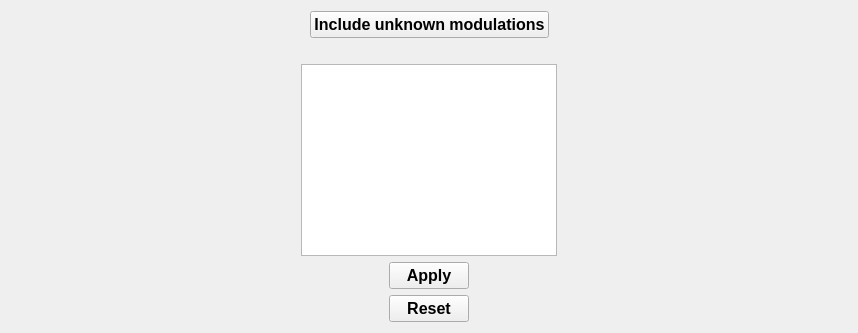
               <widget class="QWidget" name="tab_6">
                <attribute name="title">
                 <string>Mode</string>
                </attribute>
                <layout class="QVBoxLayout" name="verticalLayout_18">
                 <item>
                  <layout class="QHBoxLayout" name="horizontalLayout_55">
                   <item>
                    <spacer name="horizontalSpacer_45">
                     <property name="orientation">
                      <enum>Qt::Horizontal</enum>
                     </property>
                     <property name="sizeHint" stdset="0">
                      <size>
                       <width>248</width>
                       <height>20</height>
                      </size>
                     </property>
                    </spacer>
                   </item>
                   <item>
                    <widget class="QPushButton" name="include_unknown_modes_btn">
                     <property name="font">
                      <font>
                       <pointsize>12</pointsize>
                       <weight>75</weight>
                       <bold>true</bold>
                      </font>
                     </property>
                     <property name="text">
                      <string>Include unknown modulations</string>
                     </property>
                     <property name="checkable">
                      <bool>true</bool>
                     </property>
                    </widget>
                   </item>
                   <item>
                    <spacer name="horizontalSpacer_46">
                     <property name="orientation">
                      <enum>Qt::Horizontal</enum>
                     </property>
                     <property name="sizeHint" stdset="0">
                      <size>
                       <width>228</width>
                       <height>20</height>
                      </size>
                     </property>
                    </spacer>
                   </item>
                  </layout>
                 </item>
                 <item>
                  <spacer name="verticalSpacer_11">
                   <property name="orientation">
                    <enum>Qt::Vertical</enum>
                   </property>
                   <property name="sizeType">
                    <enum>QSizePolicy::Minimum</enum>
                   </property>
                   <property name="sizeHint" stdset="0">
                    <size>
                     <width>20</width>
                     <height>20</height>
                    </size>
                   </property>
                  </spacer>
                 </item>
                 <item>
                  <layout class="QHBoxLayout" name="horizontalLayout_56">
                   <item>
                    <spacer name="horizontalSpacer">
                     <property name="orientation">
                      <enum>Qt::Horizontal</enum>
                     </property>
                     <property name="sizeHint" stdset="0">
                      <size>
                       <width>171</width>
                       <height>20</height>
                      </size>
                     </property>
                    </spacer>
                   </item>
                   <item>
                    <widget class="QTreeWidget" name="mode_tree_widget">
                     <property name="sizePolicy">
                      <sizepolicy hsizetype="Preferred" vsizetype="Expanding">
                       <horstretch>0</horstretch>
                       <verstretch>0</verstretch>
                      </sizepolicy>
                     </property>
                     <property name="font">
                      <font>
                       <pointsize>12</pointsize>
                       <weight>75</weight>
                       <bold>true</bold>
                      </font>
                     </property>
                     <property name="focusPolicy">
                      <enum>Qt::NoFocus</enum>
                     </property>
                     <property name="editTriggers">
                      <set>QAbstractItemView::NoEditTriggers</set>
                     </property>
                     <property name="selectionMode">
                      <enum>QAbstractItemView::MultiSelection</enum>
                     </property>
                     <property name="selectionBehavior">
                      <enum>QAbstractItemView::SelectItems</enum>
                     </property>
                     <property name="animated">
                      <bool>true</bool>
                     </property>
                     <property name="headerHidden">
                      <bool>true</bool>
                     </property>
                     <property name="columnCount">
                      <number>1</number>
                     </property>
                     <column>
                      <property name="text">
                       <string notr="true">1</string>
                      </property>
                     </column>
                    </widget>
                   </item>
                   <item>
                    <spacer name="horizontalSpacer_2">
                     <property name="orientation">
                      <enum>Qt::Horizontal</enum>
                     </property>
                     <property name="sizeHint" stdset="0">
                      <size>
                       <width>170</width>
                       <height>20</height>
                      </size>
                     </property>
                    </spacer>
                   </item>
                  </layout>
                 </item>
                 <item>
                  <layout class="QHBoxLayout" name="horizontalLayout_57">
                   <item>
                    <spacer name="horizontalSpacer_47">
                     <property name="orientation">
                      <enum>Qt::Horizontal</enum>
                     </property>
                     <property name="sizeHint" stdset="0">
                      <size>
                       <width>378</width>
                       <height>20</height>
                      </size>
                     </property>
                    </spacer>
                   </item>
                   <item>
                    <widget class="DoubleTextButton" name="apply_remove_mode_filter_btn">
                     <property name="font">
                      <font>
                       <pointsize>12</pointsize>
                       <weight>75</weight>
                       <bold>true</bold>
                      </font>
                     </property>
                     <property name="text">
                      <string>Apply</string>
                     </property>
                     <property name="checkable">
                      <bool>true</bool>
                     </property>
                    </widget>
                   </item>
                   <item>
                    <spacer name="horizontalSpacer_49">
                     <property name="orientation">
                      <enum>Qt::Horizontal</enum>
                     </property>
                     <property name="sizeHint" stdset="0">
                      <size>
                       <width>378</width>
                       <height>20</height>
                      </size>
                     </property>
                    </spacer>
                   </item>
                  </layout>
                 </item>
                 <item>
                  <layout class="QHBoxLayout" name="horizontalLayout_58">
                   <item>
                    <spacer name="horizontalSpacer_48">
                     <property name="orientation">
                      <enum>Qt::Horizontal</enum>
                     </property>
                     <property name="sizeHint" stdset="0">
                      <size>
                       <width>378</width>
                       <height>20</height>
                      </size>
                     </property>
                    </spacer>
                   </item>
                   <item>
                    <widget class="QPushButton" name="reset_mode_filters_btn">
                     <property name="font">
                      <font>
                       <pointsize>12</pointsize>
                       <weight>75</weight>
                       <bold>true</bold>
                      </font>
                     </property>
                     <property name="text">
                      <string>Reset</string>
                     </property>
                    </widget>
                   </item>
                   <item>
                    <spacer name="horizontalSpacer_50">
                     <property name="orientation">
                      <enum>Qt::Horizontal</enum>
                     </property>
                     <property name="sizeHint" stdset="0">
                      <size>
                       <width>378</width>
                       <height>20</height>
                      </size>
                     </property>
                    </spacer>
                   </item>
                  </layout>
                 </item>
                </layout>
               </widget>
